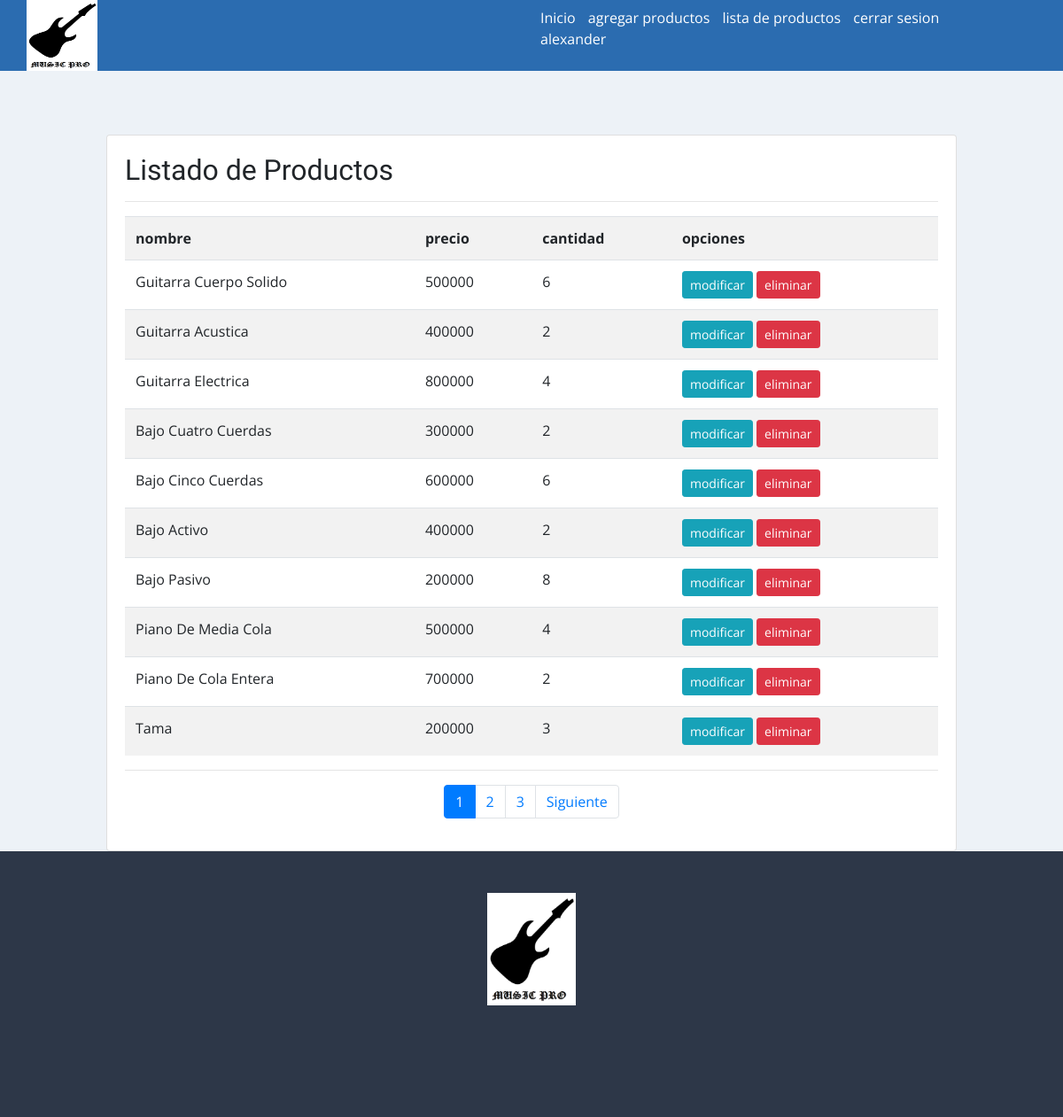
Screenshot of /listar-insumos/ (signed in) with the database file from the repository.
### app/models.py (models this page shows, shortened)
class Insumos(models.Model):
    nombre = models.CharField(max_length=125)
    precio = models.IntegerField()
    cantidad = models.IntegerField()
    categoria = models.IntegerField(choices=categoria_instrumento)
    tipo = models.IntegerField(choices=tipo_instrumento)
    imagen = models.ImageField(upload_to="insumos", null=True)

### app/views.py (the view)
# urls.py: path('listar-insumos/', listar_insumos, name="listar_insumos"),
@permission_required('app.view_insumos')
def listar_insumos(request):
    insumos = Insumos.objects.all()
    page = request.GET.get('page', 1)
    try:
        paginator = Paginator(insumos, 10)
        insumos = paginator.page(page)
    except:
        raise Http404
    data = {
        'entity': insumos,
        'paginator':paginator
    }
    return render(request, 'app/insumos/listar.html', data)

### app/templates/app/insumos/listar.html (shortened to what this page needs)
{% extends 'app/base.html' %}
{% block contenido %}
{% load humanize %}
<br>
<br>
<br>
<div class="card">
    <div class="card-body">
        <h2>Listado de Productos</h2>
        <hr>
        <table class="table table-striped table-hover table-responsive-sm">
            <tr>
                <th>nombre</th>
                <th>precio</th>
                <th>cantidad</th>
                <th>opciones</th>
            </tr>
            {% for p in entity %}
            <tr>
                <td>{{ p.nombre  | title }}</td>
                <td>{{ p.precio }}</td>
                <td>{{ p.cantidad }}</td>
                <td>
                    {% if perms.app.change_insumos %}
                    <a href="{% url 'modificar_insumos' p.id %}" class="btn btn-info btn-sm">modificar</a>
                    {% endif %}
                    {% if perms.app.delete_insumos %}
                    <a href="#" onclick="EliminarInsumos({{ p.id }})" class="btn btn-danger btn-sm">eliminar</a>
                    {% endif %}
                </td>
            </tr>
            {% endfor %}
        </table>
        <hr>
        <div>
            {% include 'app/paginator.html' %}
        </div>
    </div>
</div>
{% endblock %}

### app/templates/app/base.html (shortened to what this page needs)
<!DOCTYPE html>
<html lang="es">
<head>
    <link rel="stylesheet" href="https://cdn.jsdelivr.net/npm/bootstrap@4.5.3/dist/css/bootstrap.min.css">
    {% load static %}
    {% load pwa %}
    <link rel="stylesheet" href="{% static 'app/css/estilos.css' %}">
</head>
<body>
    <header id="header">
        <div class="contenedor_logo">
            <img  class="logo"  src="{% static 'app/img/icono/Imagen1.png' %}" alt="logo">
        </div>
        <div>
            <nav id = "nav">
                <ul>
                    <li>
                        <a href="{% url 'home' %}"> Inicio </a>
                    </li>
                    {% if perms.app.add_insumos %}
                    <li>
                        <a href="{% url 'agregar_insumos' %}"> agregar productos </a>
                    </li>
                    {% endif %}
                    {% if perms.app.view_insumos %}
                    <li>
                        <a href="{% url 'listar_insumos' %}"> lista de productos </a>
                    </li>
                    {% endif %}
                    {% if user.is_authenticated %}
                    <li>
                        <a href="{% url 'logout' %}">cerrar sesion</a>
                    </li>
                    <li>
                        <a href="#">{{ user.username }}</a>
                    </li>
                    {% endif %}
                </ul>
            </nav>
        </div>
    </header>
    <div id="contenido">
        {% block contenido %}
        {% endblock %}
    </div>
    <footer>
        <div class="logo_footer">
            <img src="{% static 'app/img/icono/Imagen1.png' %}" alt="logo">
        </div>
        <div>
            <nav id = "nav">
            </nav>
        </div>
    </footer>
</body>
</html>

### app/templates/app/paginator.html (shortened to what this page needs)
{% if paginator.num_pages > 1%}
<div class="d-flex justify-content-center">
    <ul class="pagination">
        {% for page in paginator.page_range %}
            {% if page < 7 or page == entity.number %}
            <li class="page-item {% if page == entity.number %}active{% endif %}">
                <a class="page-link" href="?page={{ page }}#pagtable">{{ page }}</a>
            </li>
            {% endif %}
        {% endfor %}
        {% if entity.has_next %}
            <li class="page-item d-none d-sm-block">
                <a class="page-link" href="?page={{ entity.next_page_number }}#pagtable">Siguiente</a>
            </li>
        {% endif %}
    </ul>
</div>
{% endif %}

### app/static/app/css/estilos.css (style rules this page uses)
* { margin:0; padding:0; }
body { background-color:#EDF2F7; font-family: 'Open Sans', sans-serif; }
h1,h2 { font-family: 'Balsamiq Sans', cursive; }
header { width: 100%; height: 80px; background-color: #2B6CB0; display: flex; justify-content: space-between; }
header > div { width: 50%; }
.contenedor_logo { display: flex; align-items: center; }
.logo { width: 80px; margin-left: 30px; height: 80px; }
nav { display: flex; justify-content: flex-end; align-items: center; height: 100%; }
nav > ul { margin-right: 50px; }
nav > ul > li { display: inline; margin-left: 10px; }
nav a { color:white; text-decoration: none; }
#contenido { width: 80%; margin:auto; max-width: 1280px; min-height: 100vh; }
footer { width: 100%; height: 300px; background-color: #2D3748; }
footer > .logo_footer { display: flex; justify-content: center; align-items: center; height: calc(100% - 80px); }
footer > .logo_footer > img { width: 100px; }
footer > div { display: flex; justify-content: center; align-items: center; }

### rows the page displays
Insumos: nombre "Guitarra Cuerpo Solido", precio "500000", cantidad "6"
Insumos: nombre "Guitarra Acustica", precio "400000", cantidad "2"
Insumos: nombre "Guitarra Electrica", precio "800000", cantidad "4"
Insumos: nombre "Bajo Cuatro Cuerdas", precio "300000", cantidad "2"
Insumos: nombre "Bajo Cinco Cuerdas", precio "600000", cantidad "6"
Insumos: nombre "Bajo Activo", precio "400000", cantidad "2"
Insumos: nombre "Bajo Pasivo", precio "200000", cantidad "8"
Insumos: nombre "Piano De Media Cola", precio "500000", cantidad "4"
Insumos: nombre "Piano De Cola Entera", precio "700000", cantidad "2"
Insumos: nombre "Tama", precio "200000", cantidad "3"

### other values shown
{{ user.username }} "alexander"
{{ page }} "1" "2" "3"
